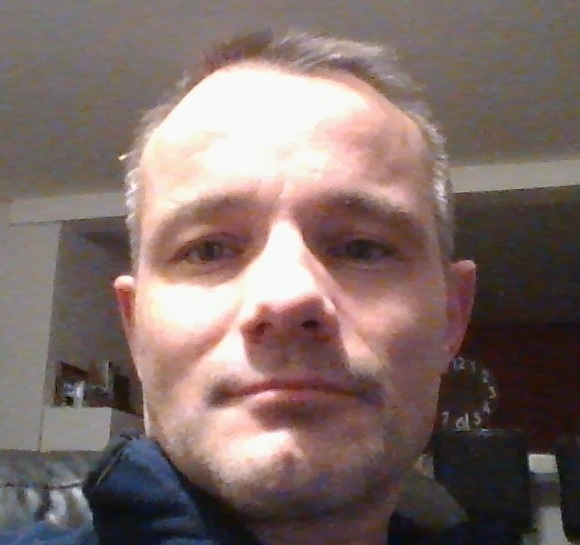
#> input picture images/raphael2.jpg, 580 x 545 px
$ python hog.py
#> lines starting #> are read from the running program, lines starting #| are printed output that depends on the picture
# -*- coding: utf-8 -*-
import cv2
from skimage.feature import hog
from PIL import Image

scale = 10


def generate_hog(filename):
#> called with filename = 'images/raphael2.jpg'
    im = cv2.imread(filename)
#> im is the input picture: shape (545, 580, 3); mean B, G, R 104.8, 108.7, 126.6
    gr = cv2.cvtColor(im, cv2.COLOR_BGR2GRAY)
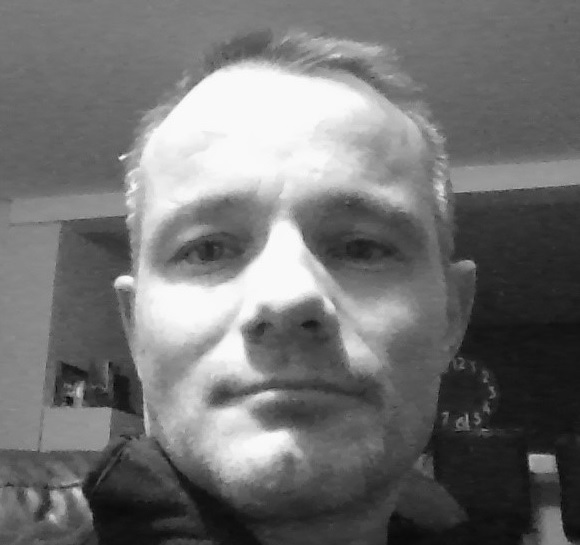
#> gr: shape (545, 580); min 6, max 255, mean 113.6
    image = 255-gr
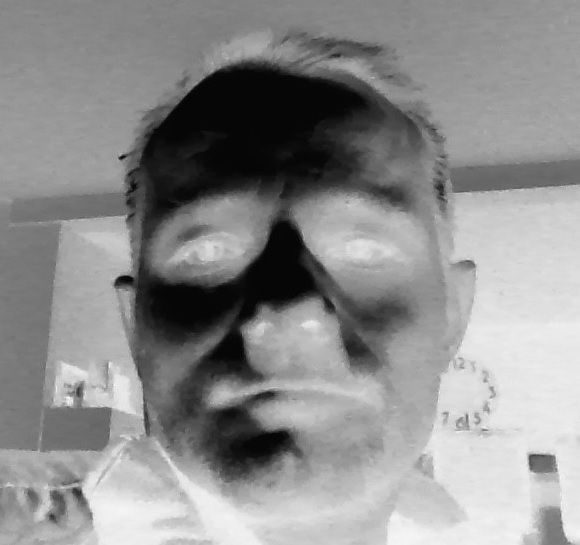
#> image: shape (545, 580); min 0, max 249, mean 141.4
    fd, hog_image = hog(image, orientations=8, pixels_per_cell=(
        16, 16), cells_per_block=(1, 1), visualize=True)
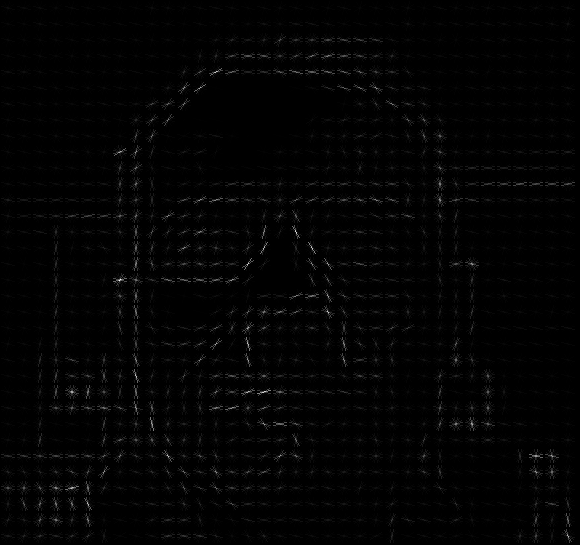
#> hog_image: shape (545, 580) float64; min 0, max 23.74, mean 0.3; drawn with min black and max white
#> fd = 9792 values, max 1 at index 1556, min 0 at index 47, mean 0.323
    return hog_image


def save_hog(filename, hog_image):
#> called with filename = 'hog.png'
    name = filename[:-4]+"__HOG.png"
    img = Image.fromarray(hog_image*scale).convert('L')
    img.save(name)


img_hog = generate_hog("images/raphael2.jpg")
save_hog("hog.png", img_hog)

$ run again, with images/raphael1.jpg copied over images/raphael2.jpg
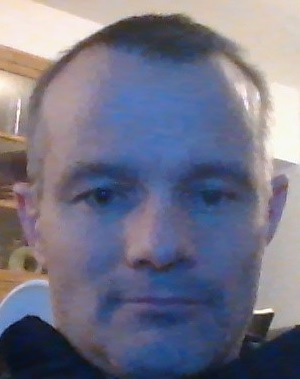
#> input picture images/raphael1.jpg, 300 x 379 px
#> in generate_hog, im is the input picture: shape (379, 300, 3); mean B, G, R 134.1, 115.3, 115.3
#> in generate_hog, `image = 255-gr`:
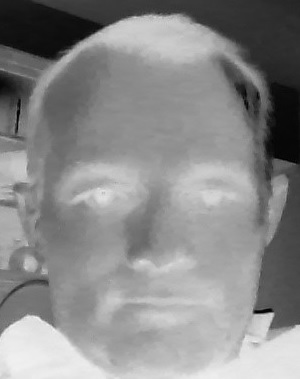
#> image: shape (379, 300); min 0, max 245, mean 137.5
#> in generate_hog, `fd, hog_image = hog(image, orientations=8, pixels_per_cell=( 16, 16), ..`:
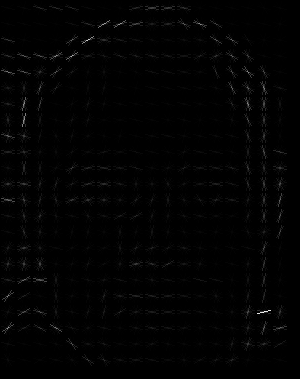
#> hog_image: shape (379, 300) float64; min 0, max 31.87, mean 0.3; drawn with min black and max white
#> fd = 3312 values, max 0.682 at index 2867, min 0 at index 7, mean 0.321
